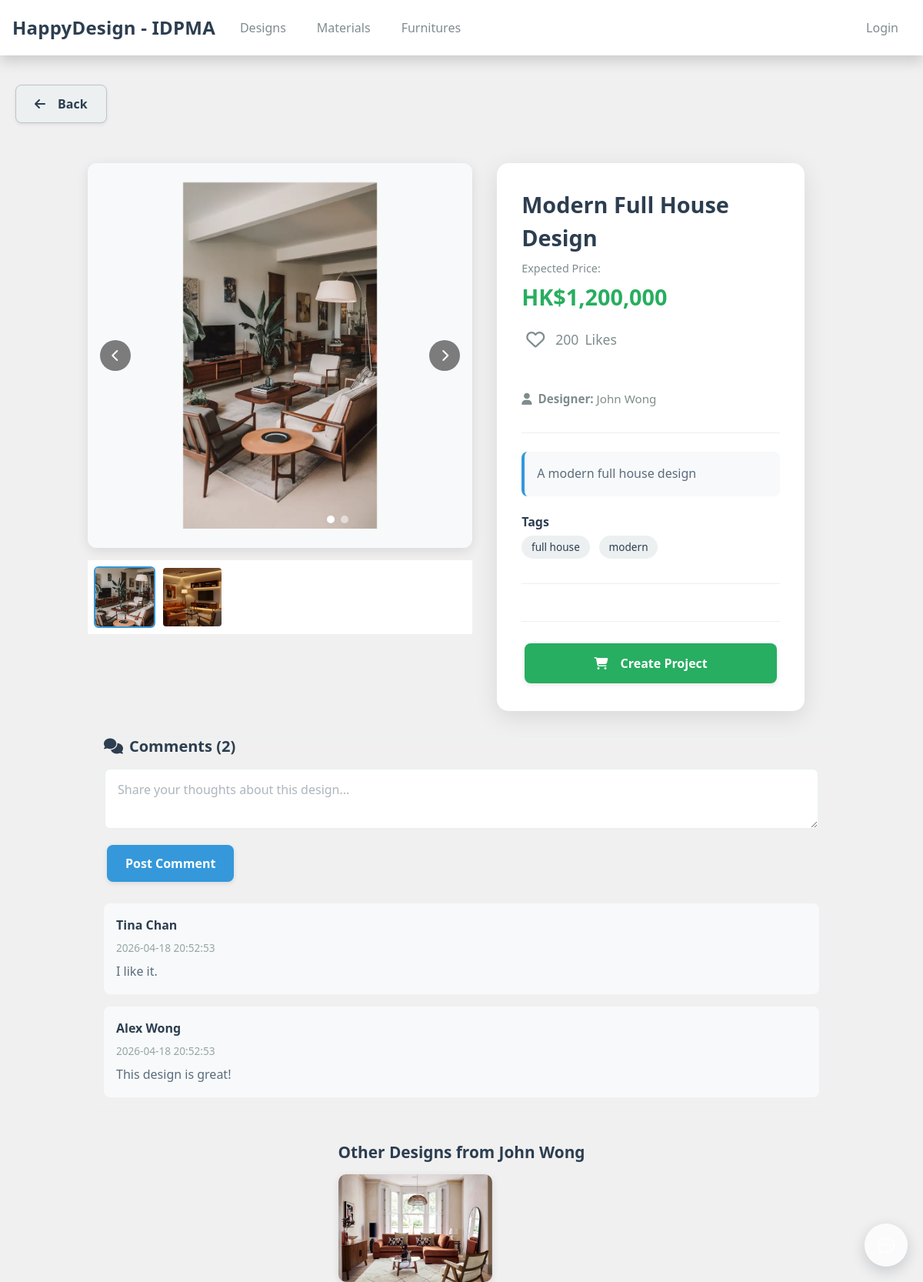
The page /design_detail.php?designid=1 on the database its author committed.
### tables this page shows
CREATE TABLE `DesignImage` (
  `imageid` int NOT NULL AUTO_INCREMENT,
  `designid` int NOT NULL,
  `image_filename` varchar(500) NOT NULL,
  `image_order` int DEFAULT 1,
  `created_at` TIMESTAMP DEFAULT CURRENT_TIMESTAMP,
  PRIMARY KEY (`imageid`),
  KEY `designid_idx` (`designid`),
  CONSTRAINT `fk_designimage_designid` FOREIGN KEY (`designid`) REFERENCES `Design` (`designid`) ON DELETE CASCADE
);

CREATE TABLE `Design` (
  `designid` int NOT NULL AUTO_INCREMENT,
  `designName` VARCHAR(255) NOT NULL,
  `expect_price` int NOT NULL,
  `description` TEXT DEFAULT NULL,
  `tag` TEXT NOT NULL,
  `likes` int NOT NULL,
  `designerid` int NOT NULL,
  `supplierid` int NOT NULL,
  PRIMARY KEY (`designid`),
  KEY `designerid_pk_idx` (`designerid`),
  CONSTRAINT `designerid_pk` FOREIGN KEY (`designerid`) REFERENCES `Designer` (`designerid`),
  CONSTRAINT `supplierid_pk` FOREIGN KEY (`supplierid`) REFERENCES `Supplier` (`supplierid`)
);

CREATE TABLE `Designer` (
  `designerid` int NOT NULL AUTO_INCREMENT,
  `dname` varchar(255) NOT NULL,
  `dtel` int DEFAULT NULL,
  `demail` varchar(255) DEFAULT NULL,
  `dpassword` varchar(255) NOT NULL,
  `status` ENUM('Available', 'Busy') NOT NULL DEFAULT 'Available',
  `managerid` int DEFAULT NULL,
  `remember_token` VARCHAR(64) DEFAULT NULL,
  PRIMARY KEY (`designerid`),
  KEY `managerid_Designer_idx` (`managerid`),
  CONSTRAINT `managerid_Designer_fk` FOREIGN KEY (`managerid`) REFERENCES `Manager` (`managerid`)
);

CREATE TABLE `Comment_design` (
  `comment_designid` int NOT NULL AUTO_INCREMENT,
  `clientid` int NOT NULL,
  `content` varchar(255) DEFAULT NULL,
  `timestamp` TIMESTAMP DEFAULT CURRENT_TIMESTAMP,
  `designid` int NOT NULL,
  PRIMARY KEY (`comment_designid`),
  KEY `designid_pk2` (`designid`),
  KEY `comment_design_clientid_pk2` (`clientid`),
  CONSTRAINT `fk_comment_design_designid` FOREIGN KEY (`designid`) REFERENCES `Design` (`designid`),
  CONSTRAINT `fk_comment_design_clientid` FOREIGN KEY (`clientid`) REFERENCES `Client` (`clientid`)
);

CREATE TABLE `Client` (
  `clientid` int NOT NULL AUTO_INCREMENT,
  `cname` varchar(255) NOT NULL,
  `ctel` varchar(32) DEFAULT NULL,
  `cemail` varchar(255) DEFAULT NULL,
  `cpassword` varchar(255) NOT NULL,
  `address` varchar(255) DEFAULT NULL,
  `budget` int NOT NULL,
  `Floor_Plan` VARCHAR(500) DEFAULT NULL,
  `payment_method` JSON DEFAULT NULL,
  `remember_token` VARCHAR(64) DEFAULT NULL,
  PRIMARY KEY (`clientid`)
);

### design_detail.php (the view, shortened to what this page needs)
<?php
require_once __DIR__ . '/config.php';
$designid = isset($_GET['designid']) ? (int) $_GET['designid'] : 0;
$dsql = "SELECT d.designid, d.designName, d.expect_price, d.likes, d.tag, d.description, dz.dname, d.designerid
         FROM Design d
         JOIN Designer dz ON d.designerid = dz.designerid
         WHERE d.designid = ?";
$stmt = $mysqli->prepare($dsql);
$stmt->bind_param("i", $designid);
$stmt->execute();
$design = $stmt->get_result()->fetch_assoc();
$cmsql = "SELECT c.content, c.timestamp, u.cname
          FROM Comment_design c
          JOIN Client u ON u.clientid = c.clientid
          WHERE c.designid = ?
          ORDER BY c.timestamp DESC";
$cst = $mysqli->prepare($cmsql);
$cst->bind_param("i", $designid);
$cst->execute();
$comments = $cst->get_result();
$commentCount = $comments->num_rows;
$rawTags = (string) ($design['tag'] ?? '');
$tags = array_filter(array_map('trim', explode(',', $rawTags)));
$o = $mysqli->prepare("SELECT designid, expect_price, description FROM Design WHERE designerid=? AND designid<>? LIMIT 6");
$o->bind_param("ii", $design['designerid'], $designid);
$o->execute();
$others = $o->get_result();
$liked = false;
$user = $_SESSION['user'] ?? null;
$currentRequest = $_SERVER['REQUEST_URI'] ?? ('/design_detail.php?designid=' . intval($designid));
$loginUrl = 'login.php?redirect=' . urlencode($currentRequest);
$heart_attrs = 'data-login="' . htmlspecialchars($loginUrl, ENT_QUOTES) . '"';
$heart_disabled = '';
$backUrl = 'design_dashboard.php';
$images_sql = "SELECT imageid, designid, image_filename, image_order FROM DesignImage WHERE designid = ? ORDER BY image_order ASC, imageid ASC";
$images_stmt = $mysqli->prepare($images_sql);
$images_stmt->bind_param("i", $designid);
$images_stmt->execute();
$images_result = $images_stmt->get_result();
$images = [];
while ($row = $images_result->fetch_assoc()) {
    $images[] = $row;
}
$imageCount = count($images);
?>
<!DOCTYPE html>
<html lang="en">
<head>
    <link href="https://cdn.jsdelivr.net/npm/bootstrap@5.0.2/dist/css/bootstrap.min.css" rel="stylesheet">
    <link rel="stylesheet" href="https://cdnjs.cloudflare.com/ajax/libs/font-awesome/6.4.0/css/all.min.css">
    <link rel="stylesheet" href="css/styles.css">
</head>
<body>
    <?php include_once __DIR__ . '/includes/header.php'; ?>
    <main>
        <div class="container-lg mt-4">
            <div class="back-button-row mb-3">
                <button type="button" class="btn btn-light shadow-sm"
                    onclick="window.location.href='<?= htmlspecialchars($backUrl) ?>'" aria-label="Back">
                    <i class="fas fa-arrow-left me-2"></i>Back
                </button>
            </div>
        </div>
        <div class="design-detail-wrapper">
            <div class="design-image-section">
                <div class="design-carousel-wrapper">
                    <div class="design-carousel" id="designCarousel">
                        <?php foreach ($images as $index => $image): ?>
                            <div class="carousel-item <?= $index === 0 ? 'active' : '' ?>">
                                <img src="<?= htmlspecialchars('uploads/designs/' . $image['image_filename']) ?>"
                                    alt="<?= htmlspecialchars($design['dname']) ?> Image <?= $index + 1 ?>">
                            </div>
                        <?php endforeach; ?>
                        <?php if ($imageCount > 1): ?>
                            <div class="carousel-controls">
                                <button class="carousel-btn" onclick="previousImage()" title="Previous image">
                                    <i class="fas fa-chevron-left"></i>
                                </button>
                                <button class="carousel-btn" onclick="nextImage()" title="Next image">
                                    <i class="fas fa-chevron-right"></i>
                                </button>
                            </div>
                        <?php endif; ?>
                        <?php if ($imageCount > 1): ?>
                            <div class="carousel-indicators">
                                <?php foreach ($images as $index => $image): ?>
                                    <div class="indicator <?= $index === 0 ? 'active' : '' ?>"
                                        onclick="goToImage(<?= $index ?>)" title="Image <?= $index + 1 ?>"></div>
                                <?php endforeach; ?>
                            </div>
                        <?php endif; ?>
                    </div>
                </div>
                <?php if ($imageCount > 1): ?>
                    <div class="thumbnail-strip">
                        <?php foreach ($images as $index => $image): ?>
                            <div class="thumbnail <?= $index === 0 ? 'active' : '' ?>" onclick="goToImage(<?= $index ?>)">
                                <img src="<?= htmlspecialchars('uploads/designs/' . $image['image_filename']) ?>"
                                    alt="Thumbnail <?= $index + 1 ?>">
                            </div>
                        <?php endforeach; ?>
                    </div>
                <?php endif; ?>
            </div>
            <div class="design-panel">
                <div class="design-title"><?= htmlspecialchars($design['designName']) ?></div>
                <div class="design-price">
                    <span class="price-label">Expected Price:</span>
                    <span class="price-value">HK$<?= number_format((float) $design['expect_price']) ?></span>
                </div>
                <div class="design-stats">
                    <div class="likes-count">
                        <button class="heart-icon <?= $liked ? 'liked' : '' ?>" id="likeHeart" <?= $heart_attrs ?> <?= $heart_disabled ?>
                            data-designid="<?= (int) $design['designid'] ?>" title="Like this design" aria-pressed="<?= $liked ? 'true' : 'false' ?>">
                            <i class="<?= $liked ? 'fas' : 'far' ?> fa-heart" aria-hidden="true"></i>
                        </button>
                        <span id="likeCount"><?= (int) $design['likes'] ?></span> Likes
                    </div>
                </div>
                <div class="design-meta">
                    <div><i class="fas fa-user me-2"></i><strong>Designer:</strong>
                        <?= htmlspecialchars($design['dname']) ?></div>
                </div>
                <?php if (!empty($design['description'])): ?>
                    <div class="design-description">
                        <p><?= nl2br(htmlspecialchars($design['description'])) ?></p>
                    </div>
                <?php endif; ?>
                <?php if (!empty($tags)): ?>
                    <div class="design-tags">
                        <h6>Tags</h6>
                        <?php foreach ($tags as $tag): ?>
                            <span class="tag"
                                onclick="searchTag('<?= htmlspecialchars(addslashes($tag), ENT_QUOTES) ?>')"><?= htmlspecialchars($tag) ?></span>
                        <?php endforeach; ?>
                    </div>
                <?php endif; ?>
                <div class="design-actions">
                    <?php if (!empty($user)): ?>
                        <button type="button" class="btn btn-primary btn-order"
                            onclick="handleOrder(<?= (int) $design['designid'] ?>)">
                            <i class="fas fa-shopping-cart me-2"></i>Create Project
                        </button>
                    <?php else: ?>
                        <button type="button" class="btn btn-primary btn-order"
                            onclick="window.location.href='<?= htmlspecialchars($loginUrl) ?>'">
                            <i class="fas fa-shopping-cart me-2"></i>Create Project
                        </button>
                    <?php endif; ?>
                </div>
            </div>
        </div>
        <div class="comments-section" style="max-width: 964px; margin: 0 auto; padding: 0 1rem;">
            <h5><i class="fas fa-comments me-2"></i>Comments (<?= $commentCount ?>)</h5>
            <form method="POST" class="comment-form">
                <div class="mb-3">
                    <textarea class="form-control" name="comment" placeholder="Share your thoughts about this design..."
                        required></textarea>
                </div>
                <button type="submit" class="btn btn-primary">Post Comment</button>
            </form>
            <?php if ($commentCount > 0): ?>
                <?php while ($comment = $comments->fetch_assoc()): ?>
                    <div class="comment-item">
                        <div class="comment-author"><?= htmlspecialchars($comment['cname']) ?></div>
                        <div class="comment-time"><?= htmlspecialchars($comment['timestamp']) ?></div>
                        <div class="comment-content"><?= htmlspecialchars($comment['content']) ?></div>
                    </div>
                <?php endwhile; ?>
            <?php else: ?>
                <p class="text-muted">No comments yet. Be the first to comment!</p>
            <?php endif; ?>
        </div>
    </main>
    <?php if ($others->num_rows > 0): ?>
        <section class="detail-gallery" aria-label="Other Designs from This Designer"
            style="max-width: 964px; margin: 2rem auto; padding: 0 1rem;">
            <h3 style="color: #2c3e50; font-weight: 600; margin-bottom: 1rem; font-size: 1.3rem;">Other Designs from
                <?= htmlspecialchars($design['dname']) ?></h3>
            <div class="detail-gallery-images">
                <?php while ($r = $others->fetch_assoc()): ?>
                    <?php
                    $img_sql = "SELECT image_filename FROM DesignImage WHERE designid = ? ORDER BY image_order ASC LIMIT 1";
                    $img_stmt = $mysqli->prepare($img_sql);
                    $img_stmt->bind_param("i", $r['designid']);
                    $img_stmt->execute();
                    $img_result = $img_stmt->get_result()->fetch_assoc();
                    $img_filename = $img_result ? $img_result['image_filename'] : 'placeholder.jpg';
                    ?>
                    <a href="design_detail.php?designid=<?= (int) $r['designid'] ?>">
                        <img src="<?= htmlspecialchars('uploads/designs/' . $img_filename) ?>" alt="Design">
                    </a>
                <?php endwhile; ?>
            </div>
        </section>
    <?php endif; ?>
    <?php
    include __DIR__ . '/Public/chat_widget.php'; ?>
</body>
</html>

### css/chat.css (style rules this page uses)
:root { --chat-bg: #ffffff; --chat-muted: #6c757d; --chat-primary: #0b1b2b; --chat-accent: #4690ff; --chat-radius: 8px; --chat-gap: 8px; --chat-font: system-ui, -apple-system, "Segoe UI", Roboto, "Helvetica Neue", Arial; }

### rows shown on the page
designimage: image_filename (picture)
designimage: image_filename (picture)
design: designName "Modern Full House Design", expect_price "1,200,000", likes "200", designerid.dname "John Wong", description "A modern full house design", tag "full house", tag "modern"
comment_design: clientid.cname "Tina Chan", timestamp "2026-04-18 20:52:53", content "I like it."
comment_design: clientid.cname "Alex Wong", timestamp "2026-04-18 20:52:53", content "This design is great!"
design: designimage.image_filename (picture)

### other values the page prints
$commentCount "2"
